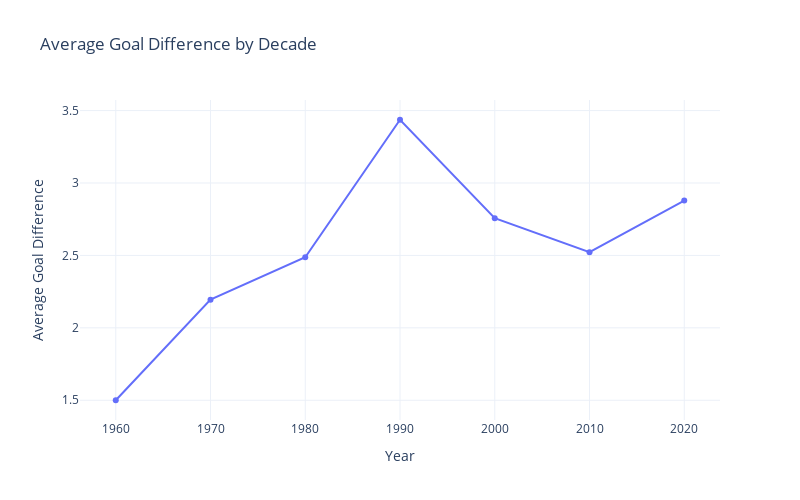

Notebook cell for this chart:
### Code cell
# Group by decade and cal mean
df_diff = df_results.groupby((df_results['year'] // 10) * 10)['goal_difference'].mean()

fig = go.Figure()
fig.add_trace(go.Scatter(
    x=df_diff.index,
    y=df_diff.values,
    mode='lines+markers',
    hovertemplate=' Decade: <b>%{x}</b> <br> Diff Avg: <b>%{y:.2f}</b><extra></extra> '
))

fig.update_layout(
    title='Average Goal Difference by Decade',
    xaxis_title='Year',
    yaxis_title='Average Goal Difference',
    template='plotly_white',
    width=800,
    height=500
)

fig.show()

### Figure 1 — Plotly figure (JSON) as saved in the notebook; plotly's stock layout.template omitted (floating-point values rounded to 4 significant figures)
{"data": [{"hovertemplate": " Decade: <b>%{x}</b> <br> Diff Avg: <b>%{y:.2f}</b><extra></extra> ", "mode": "lines+markers", "type": "scatter", "x": [1960, 1970, 1980, 1990, 2000, 2010, 2020], "y": [1.5, 2.194, 2.488, 3.437, 2.757, 2.522, 2.879]}], "layout": {"height": 500, "title": {"text": "Average Goal Difference by Decade"}, "width": 800, "xaxis": {"title": {"text": "Year"}}, "yaxis": {"title": {"text": "Average Goal Difference"}}}}
